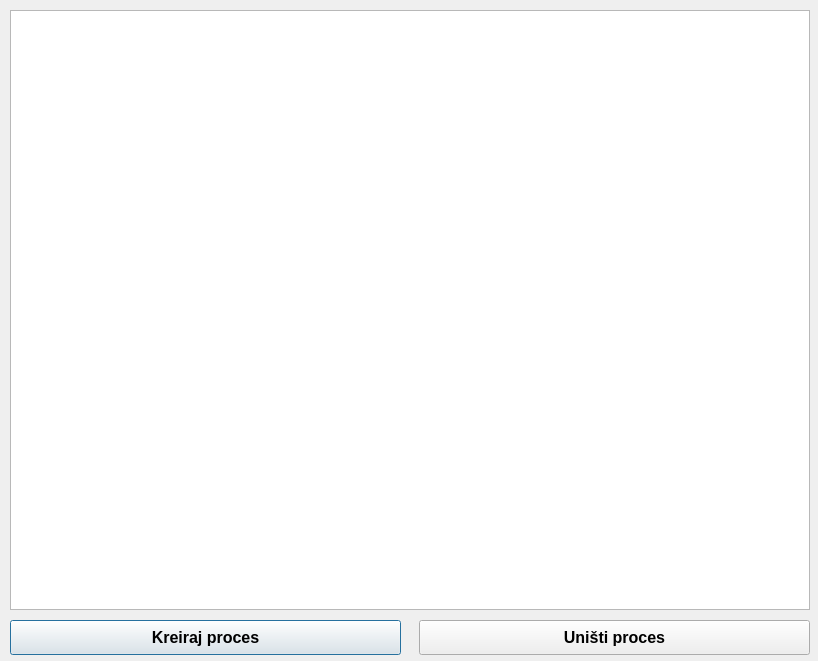
<?xml version="1.0" encoding="UTF-8"?>
<ui version="4.0">
 <class>Dialog</class>
 <widget class="QDialog" name="Dialog">
  <property name="geometry">
   <rect>
    <x>0</x>
    <y>0</y>
    <width>818</width>
    <height>661</height>
   </rect>
  </property>
  <property name="windowTitle">
   <string>Dialog</string>
  </property>
  <widget class="QPushButton" name="kreirajProces">
   <property name="geometry">
    <rect>
     <x>10</x>
     <y>620</y>
     <width>391</width>
     <height>35</height>
    </rect>
   </property>
   <property name="sizePolicy">
    <sizepolicy hsizetype="Minimum" vsizetype="Fixed">
     <horstretch>0</horstretch>
     <verstretch>0</verstretch>
    </sizepolicy>
   </property>
   <property name="font">
    <font>
     <pointsize>12</pointsize>
     <weight>75</weight>
     <bold>true</bold>
    </font>
   </property>
   <property name="text">
    <string>Kreiraj proces</string>
   </property>
  </widget>
  <widget class="QPushButton" name="unistiProces">
   <property name="geometry">
    <rect>
     <x>419</x>
     <y>620</y>
     <width>391</width>
     <height>35</height>
    </rect>
   </property>
   <property name="font">
    <font>
     <pointsize>12</pointsize>
     <weight>75</weight>
     <bold>true</bold>
    </font>
   </property>
   <property name="text">
    <string>Uništi proces</string>
   </property>
  </widget>
  <widget class="QGraphicsView" name="graphicsView">
   <property name="geometry">
    <rect>
     <x>10</x>
     <y>10</y>
     <width>800</width>
     <height>600</height>
    </rect>
   </property>
  </widget>
 </widget>
 <layoutdefault spacing="6" margin="11"/>
 <resources/>
 <connections/>
</ui>
